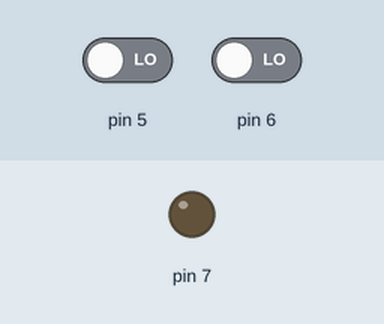
The sketch below on a simulated Arduino Uno, built with avr-gcc and run on an emulated ATmega328P. Shown: output pins drawn as LEDs (lit = HIGH). Inputs (shaded band) come from the test bench; at power-on: pin 5 LOW, pin 6 LOW. What the sketch prints to the serial monitor is not drawn.

Above: at 1.2 s.
1.3 s: pin 5 driven HIGH and pin 6 driven HIGH
At 1.9 s:
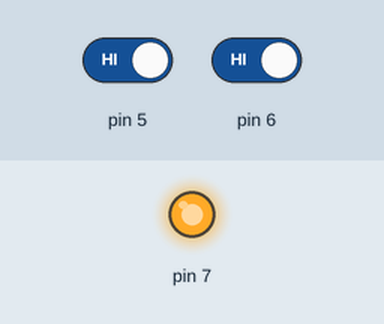
2.8 s: pin 5 driven LOW
At 3.1 s:
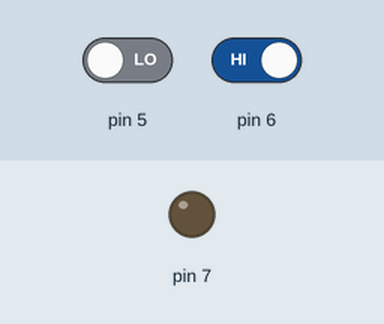
4.3 s: pin 5 driven HIGH
At 5.3 s:
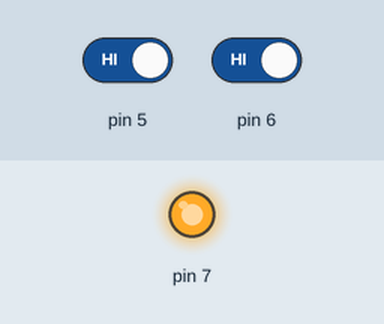
Timing chart, 0 to 7.3 s (numbered marks = the images above; inputs shaded):
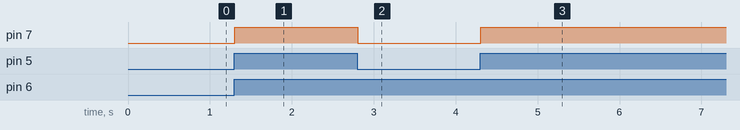

Measured:
- after the input at 1.3 s, pin 7: LOW → HIGH at once
- after the input at 2.8 s, pin 7: HIGH → LOW at once
- after the input at 4.3 s, pin 7: LOW → HIGH at once

The sketch:

andgate.ino
```cpp
int i,j;
void setup() {
  // put your setup code here, to run once:
pinMode(6,INPUT);
pinMode(5,INPUT);
pinMode(7,OUTPUT);
Serial.begin(9600);
}

void loop() {
  // put your main code here, to run repeatedly

 // for(i=0;i<1024;i++)

    i=digitalRead(6);
    j=digitalRead(5);

    Serial.println(i);

    Serial.print(j);
    if(i==1 && j==1)
    {
    digitalWrite(7,HIGH);
    }
    else
    {
    digitalWrite(7,LOW);
    }


}
```
